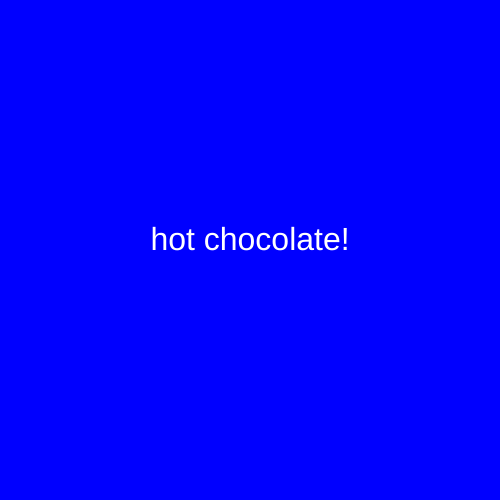
Frame 1 (no input)
Frame 60 (no input): identical to frame 1, image omitted
Frame 120 (the mouse pressed at the canvas centre since frame 60): identical to frame 1, image omitted

The p5.js sketch that drew this single still picture (run headless with seeded random() and noise() and a simulated clock; from frame 60 on, the mouse is pressed at the canvas centre):

// p5.js sketch
// ── sketch.js
function setup() {
  createCanvas(500, 500);
  textAlign(CENTER) ;
}

function draw() {
  background('blue') ;
  fill('white') ;
  textSize(32) ;
  text("hot chocolate!", 250, 250) ;
}
